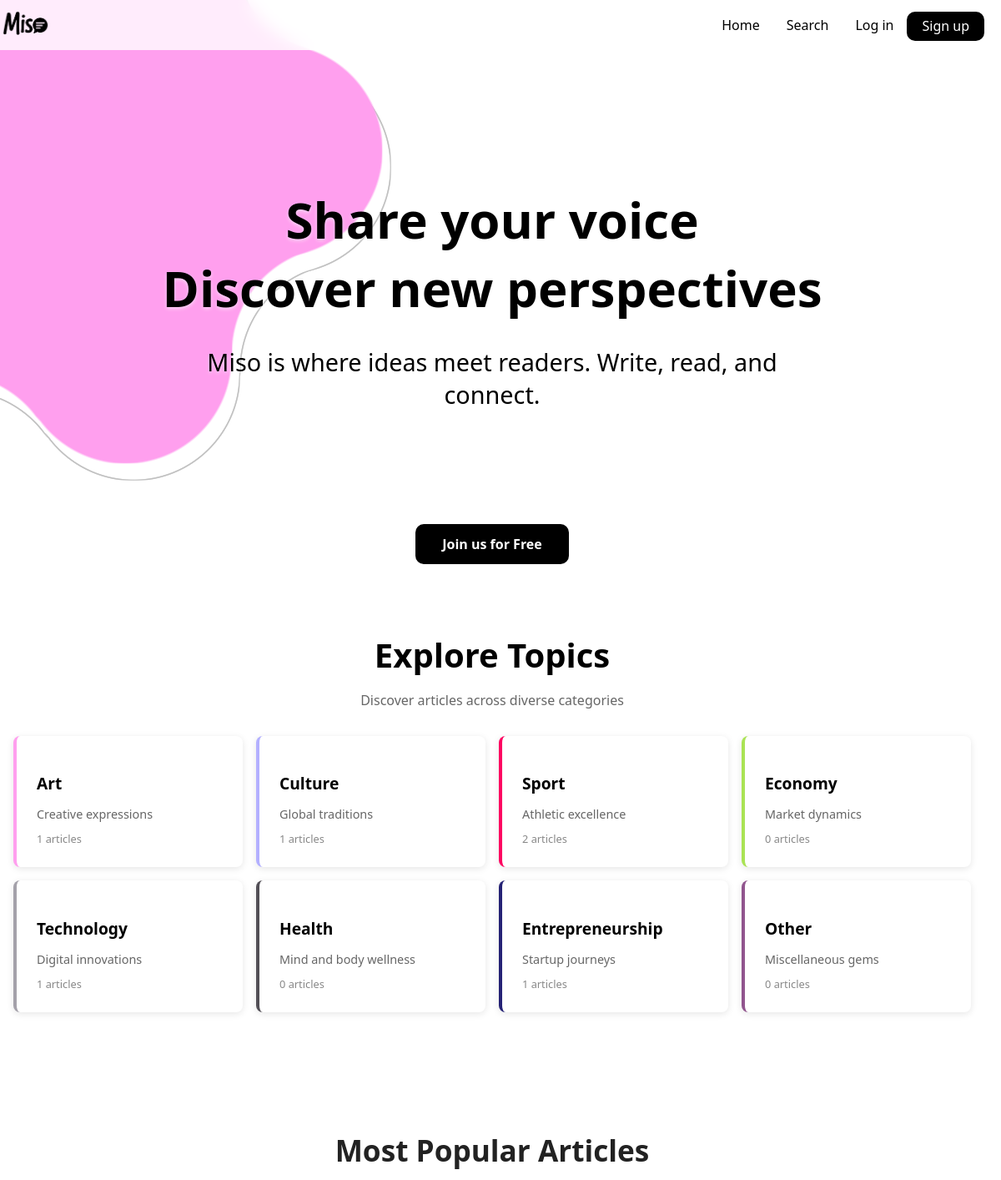
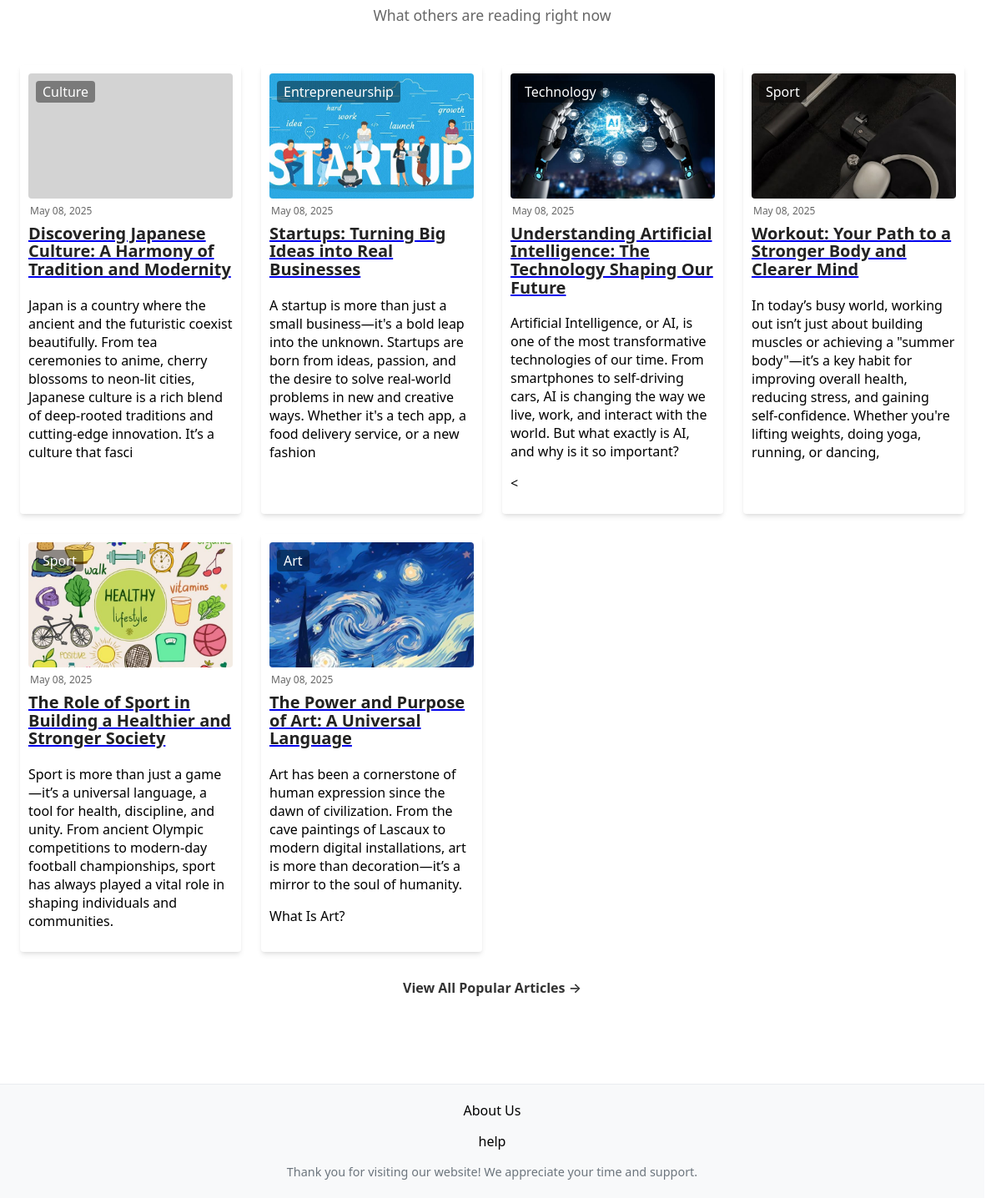
The page / on the database its author committed (2 pictures, top to bottom).
### app.py (models this page shows)
class Article(db.Model):
    id = db.Column(db.Integer, primary_key=True)
    title = db.Column(db.String(200), nullable=False)
    content = db.Column(db.Text, nullable=False)
    excerpt = db.Column(db.String(300))
    category = db.Column(db.String(50), nullable=False)
    date = db.Column(db.String(50), default=lambda: datetime.now(timezone.utc).strftime('%B %d, %Y'))
    image_url = db.Column(db.String(200), default='default_article.jpg')
    author_id = db.Column(db.Integer, db.ForeignKey('user.id'), nullable=False)

### app.py (the view)
@app.route('/')
def home():
    categories = [
        {'name': 'art', 'description': 'Creative expressions', 'color': '#FF9FEE'},
        {'name': 'culture', 'description': 'Global traditions', 'color': '#B3B0FF'},
        {'name': 'sport', 'description': 'Athletic excellence', 'color': '#FD0261'},
        {'name': 'economy', 'description': 'Market dynamics', 'color': '#aae354'},
        {'name': 'technology', 'description': 'Digital innovations', 'color': '#A4A1AA'},
        {'name': 'health', 'description': 'Mind and body wellness', 'color': '#524F56'},
        {'name': 'entrepreneurship', 'description': 'Startup journeys', 'color': '#252275'},
        {'name': 'other', 'description': 'Miscellaneous gems', 'color': '#91558e'}
    ]
    for category in categories:
        category['article_count'] = Article.query.filter_by(category=category['name']).count()
    articles = Article.query.order_by(Article.id.desc()).limit(6).all()
    return render_template('index.html', categories=categories, articles=articles)

### templates/index.html (shortened to what this page needs)
<!DOCTYPE html>
<html>
<head>
  <link rel="stylesheet" href="{{ url_for('static', filename='css/styles.css') }}">
</head>
<body>
  <div class="wavy-circle-first wavy-circle"></div>
  <div class="wavy-circle-second wavy-circle"></div>
  <div class="wavy-circle-third wavy-circle"></div>
  <nav class="navbar">
    <a href="{{ url_for('home') }}" class="mi">
      <img src="{{ url_for('static', filename='images/logo.png') }}" alt="Miso Logo" class="logo-img">
    </a>
    <div class="navbar-links">
      <ul>
        <li><a href="{{ url_for('home') }}">Home</a></li>
        <li><a href="{{ url_for('search_be') }}">Search</a></li>
        <li><a href="{{ url_for('login') }}">Log in</a></li>
        <li><a class="sign" href="{{ url_for('signup') }}">Sign up</a></li>
      </ul>
    </div>
  </nav>
  <section class="main">
    <div class="main-content">
      <h1>Share your voice <br>Discover new perspectives</h1>
      <p class="slogan">Miso is where ideas meet readers. Write, read, and connect.</p>
    </div>
  </section>
  <div style="display: flex; justify-content: center;" class="hc">
    <a class="join-button" href="{{ url_for('signup') }}">Join us for Free</a>
  </div>
  <section class="categories">
    <div class="categories-header">
      <h2>Explore Topics</h2>
      <p>Discover articles across diverse categories</p>
    </div>
    <div class="categories-grid">
      {% for category in categories %}
      <div class="category-card" style="--card-color: {{ category.color }};"
     onclick="window.location.href='{{ url_for('category_page', category_name=category.name) }}'">
        <h3>{{ category.name|capitalize }}</h3>
        <p class="category-desc">{{ category.description }}</p>
        <span class="article-count">{{ category.article_count }} articles</span>
      </div>
      {% endfor %}
    </div>
  </section>
  <section class="popular-articles">
    <div class="section-header">
      <h2>Most Popular Articles</h2>
      <p>What others are reading right now</p>
    </div>
    <div class="articles-grid">
      {% for article in articles %}
      <div class="card">
        <div class="header">
          <div class="image" style="background-image: url('{{ url_for('static', filename='uploads/' + article.image_url) }}')">
            <span class="tag">{{ article.category }}</span>
        </div>
          <div class="date">
            <span>{{ article.date }}</span>
          </div>
        </div>
        <div class="info">
          <a href="{{ url_for('article_be', id=article.id) }}" class="block">
            <span class="title">{{ article.title }}</span>
          </a>
          <p class="description">{{ article.excerpt | safe}}</p>
        </div>
      </div>
      {% endfor %}
    </div>
    <a href="{{ url_for('search_be') }}" class="view-all">View All Popular Articles →</a>
  </section>
  <footer class="site-footer">
  <div class="footer-content">
    <div class="footer-links">
      <a href="{{ url_for('about_us') }}">About Us</a>
    </div>
    <div class="footer-links">
      <a href="{{ url_for('help') }}">help</a>
    </div>
    <p>Thank you for visiting our website! We appreciate your time and support.</p>
  </div>
  </footer>
  </body>
</html>

### rows shown on the page
Article: name "Art", description "Creative expressions", article_count "1", image_url (picture), category "Art", date "May 08, 2025", title "The Power and Purpose of Art: A Universal Language", excerpt "Art has been a cornerstone of human expression since the dawn of civilization. From the cave paintings of Lascaux to modern digital installations, art is more than decoration—it’s a mirror to the soul of humanity. What Is Art?"
Article: name "Culture", description "Global traditions", article_count "1", category "Culture", date "May 08, 2025", title "Discovering Japanese Culture: A Harmony of Tradition and Modernity", excerpt "Japan is a country where the ancient and the futuristic coexist beautifully. From tea ceremonies to anime, cherry blossoms to neon-lit cities, Japanese culture is a rich blend of deep-rooted traditions and cutting-edge innovation. It’s a culture that fasci"
Article: name "Technology", description "Digital innovations", article_count "1", image_url (picture), category "Technology", date "May 08, 2025", title "Understanding Artificial Intelligence: The Technology Shaping Our Future", excerpt "Artificial Intelligence, or AI, is one of the most transformative technologies of our time. From smartphones to self-driving cars, AI is changing the way we live, work, and interact with the world. But what exactly is AI, and why is it so important? <"
Article: name "Entrepreneurship", description "Startup journeys", article_count "1", image_url (picture), category "Entrepreneurship", date "May 08, 2025", title "Startups: Turning Big Ideas into Real Businesses", excerpt "A startup is more than just a small business—it's a bold leap into the unknown. Startups are born from ideas, passion, and the desire to solve real-world problems in new and creative ways. Whether it's a tech app, a food delivery service, or a new fashion"
Article: image_url (picture), category "Sport", date "May 08, 2025", title "Workout: Your Path to a Stronger Body and Clearer Mind", excerpt "In today’s busy world, working out isn’t just about building muscles or achieving a \"summer body\"—it’s a key habit for improving overall health, reducing stress, and gaining self-confidence. Whether you're lifting weights, doing yoga, running, or dancing,"
Article: image_url (picture), category "Sport", date "May 08, 2025", title "The Role of Sport in Building a Healthier and Stronger Society", excerpt "Sport is more than just a game—it’s a universal language, a tool for health, discipline, and unity. From ancient Olympic competitions to modern-day football championships, sport has always played a vital role in shaping individuals and communities."

### other values the page prints
{{ category.name|capitalize }} "Sport" "Economy" "Health" "Other"
{{ category.description }} "Athletic excellence" "Market dynamics" "Mind and body wellness" "Miscellaneous gems"
{{ category.article_count }} "2" "0" "0" "0"
